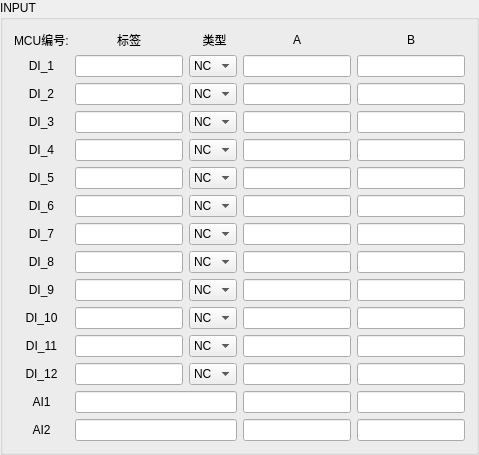
             <widget class="QGroupBox" name="groupBox_8">
              <property name="minimumSize">
               <size>
                <width>300</width>
                <height>0</height>
               </size>
              </property>
              <property name="styleSheet">
               <string notr="true"/>
              </property>
              <property name="title">
               <string>INPUT</string>
              </property>
              <layout class="QGridLayout" name="gridLayout">
               <item row="0" column="0">
                <widget class="QLabel" name="label_17">
                 <property name="maximumSize">
                  <size>
                   <width>16777215</width>
                   <height>30</height>
                  </size>
                 </property>
                 <property name="text">
                  <string>MCU编号:</string>
                 </property>
                 <property name="alignment">
                  <set>Qt::AlignLeading|Qt::AlignLeft|Qt::AlignVCenter</set>
                 </property>
                </widget>
               </item>
               <item row="13" column="3">
                <widget class="QLineEdit" name="A_AI1_lineEdit">
                 <property name="minimumSize">
                  <size>
                   <width>40</width>
                   <height>0</height>
                  </size>
                 </property>
                 <property name="readOnly">
                  <bool>true</bool>
                 </property>
                </widget>
               </item>
               <item row="14" column="3">
                <widget class="QLineEdit" name="A_AI2_lineEdit">
                 <property name="minimumSize">
                  <size>
                   <width>40</width>
                   <height>0</height>
                  </size>
                 </property>
                 <property name="readOnly">
                  <bool>true</bool>
                 </property>
                </widget>
               </item>
               <item row="13" column="0">
                <widget class="QLabel" name="label_65">
                 <property name="text">
                  <string>AI1</string>
                 </property>
                 <property name="alignment">
                  <set>Qt::AlignCenter</set>
                 </property>
                </widget>
               </item>
               <item row="14" column="4">
                <widget class="QLineEdit" name="B_AI2_lineEdit">
                 <property name="readOnly">
                  <bool>true</bool>
                 </property>
                </widget>
               </item>
               <item row="14" column="0">
                <widget class="QLabel" name="label_66">
                 <property name="text">
                  <string>AI2</string>
                 </property>
                 <property name="alignment">
                  <set>Qt::AlignCenter</set>
                 </property>
                </widget>
               </item>
               <item row="13" column="4">
                <widget class="QLineEdit" name="B_AI1_lineEdit">
                 <property name="readOnly">
                  <bool>true</bool>
                 </property>
                </widget>
               </item>
               <item row="9" column="0">
                <widget class="QLabel" name="label_26">
                 <property name="toolTip">
                  <string>&lt;html&gt;&lt;head/&gt;&lt;body&gt;&lt;p&gt;AI1复用&lt;/p&gt;&lt;/body&gt;&lt;/html&gt;</string>
                 </property>
                 <property name="text">
                  <string>DI_9</string>
                 </property>
                 <property name="alignment">
                  <set>Qt::AlignCenter</set>
                 </property>
                </widget>
               </item>
               <item row="7" column="4">
                <widget class="QLineEdit" name="BDI7_lineEdit">
                 <property name="minimumSize">
                  <size>
                   <width>10</width>
                   <height>20</height>
                  </size>
                 </property>
                 <property name="readOnly">
                  <bool>true</bool>
                 </property>
                </widget>
               </item>
               <item row="8" column="4">
                <widget class="QLineEdit" name="BDI8_lineEdit">
                 <property name="minimumSize">
                  <size>
                   <width>10</width>
                   <height>20</height>
                  </size>
                 </property>
                 <property name="readOnly">
                  <bool>true</bool>
                 </property>
                </widget>
               </item>
               <item row="8" column="0">
                <widget class="QLabel" name="label_25">
                 <property name="text">
                  <string>DI_8</string>
                 </property>
                 <property name="alignment">
                  <set>Qt::AlignCenter</set>
                 </property>
                </widget>
               </item>
               <item row="8" column="3">
                <widget class="QLineEdit" name="ADI8_lineEdit">
                 <property name="minimumSize">
                  <size>
                   <width>40</width>
                   <height>20</height>
                  </size>
                 </property>
                 <property name="readOnly">
                  <bool>true</bool>
                 </property>
                </widget>
               </item>
               <item row="0" column="3">
                <widget class="QLabel" name="label_16">
                 <property name="maximumSize">
                  <size>
                   <width>16777215</width>
                   <height>30</height>
                  </size>
                 </property>
                 <property name="text">
                  <string>A</string>
                 </property>
                 <property name="alignment">
                  <set>Qt::AlignCenter</set>
                 </property>
                </widget>
               </item>
               <item row="1" column="0">
                <widget class="QLabel" name="label_18">
                 <property name="text">
                  <string>DI_1</string>
                 </property>
                 <property name="alignment">
                  <set>Qt::AlignCenter</set>
                 </property>
                </widget>
               </item>
               <item row="1" column="3">
                <widget class="QLineEdit" name="ADI1_lineEdit">
                 <property name="minimumSize">
                  <size>
                   <width>40</width>
                   <height>20</height>
                  </size>
                 </property>
                 <property name="readOnly">
                  <bool>true</bool>
                 </property>
                </widget>
               </item>
               <item row="0" column="4">
                <widget class="QLabel" name="label_15">
                 <property name="maximumSize">
                  <size>
                   <width>16777215</width>
                   <height>30</height>
                  </size>
                 </property>
                 <property name="text">
                  <string>B</string>
                 </property>
                 <property name="alignment">
                  <set>Qt::AlignCenter</set>
                 </property>
                </widget>
               </item>
               <item row="2" column="0">
                <widget class="QLabel" name="label_19">
                 <property name="text">
                  <string>DI_2</string>
                 </property>
                 <property name="alignment">
                  <set>Qt::AlignCenter</set>
                 </property>
                </widget>
               </item>
               <item row="1" column="4">
                <widget class="QLineEdit" name="BDI1_lineEdit">
                 <property name="minimumSize">
                  <size>
                   <width>40</width>
                   <height>20</height>
                  </size>
                 </property>
                 <property name="readOnly">
                  <bool>true</bool>
                 </property>
                </widget>
               </item>
               <item row="2" column="4">
                <widget class="QLineEdit" name="BDI2_lineEdit">
                 <property name="minimumSize">
                  <size>
                   <width>10</width>
                   <height>20</height>
                  </size>
                 </property>
                 <property name="readOnly">
                  <bool>true</bool>
                 </property>
                </widget>
               </item>
               <item row="3" column="0">
                <widget class="QLabel" name="label_20">
                 <property name="text">
                  <string>DI_3</string>
                 </property>
                 <property name="alignment">
                  <set>Qt::AlignCenter</set>
                 </property>
                </widget>
               </item>
               <item row="2" column="3">
                <widget class="QLineEdit" name="ADI2_lineEdit">
                 <property name="minimumSize">
                  <size>
                   <width>40</width>
                   <height>20</height>
                  </size>
                 </property>
                 <property name="readOnly">
                  <bool>true</bool>
                 </property>
                </widget>
               </item>
               <item row="4" column="0">
                <widget class="QLabel" name="label_21">
                 <property name="text">
                  <string>DI_4</string>
                 </property>
                 <property name="alignment">
                  <set>Qt::AlignCenter</set>
                 </property>
                </widget>
               </item>
               <item row="3" column="3">
                <widget class="QLineEdit" name="ADI3_lineEdit">
                 <property name="minimumSize">
                  <size>
                   <width>40</width>
                   <height>20</height>
                  </size>
                 </property>
                 <property name="readOnly">
                  <bool>true</bool>
                 </property>
                </widget>
               </item>
               <item row="3" column="4">
                <widget class="QLineEdit" name="BDI3_lineEdit">
                 <property name="minimumSize">
                  <size>
                   <width>10</width>
                   <height>20</height>
                  </size>
                 </property>
                 <property name="readOnly">
                  <bool>true</bool>
                 </property>
                </widget>
               </item>
               <item row="4" column="4">
                <widget class="QLineEdit" name="BDI4_lineEdit">
                 <property name="minimumSize">
                  <size>
                   <width>10</width>
                   <height>20</height>
                  </size>
                 </property>
                 <property name="readOnly">
                  <bool>true</bool>
                 </property>
                </widget>
               </item>
               <item row="5" column="0">
                <widget class="QLabel" name="label_22">
                 <property name="text">
                  <string>DI_5</string>
                 </property>
                 <property name="alignment">
                  <set>Qt::AlignCenter</set>
                 </property>
                </widget>
               </item>
               <item row="5" column="4">
                <widget class="QLineEdit" name="BDI5_lineEdit">
                 <property name="minimumSize">
                  <size>
                   <width>10</width>
                   <height>20</height>
                  </size>
                 </property>
                 <property name="readOnly">
                  <bool>true</bool>
                 </property>
                </widget>
               </item>
               <item row="4" column="3">
                <widget class="QLineEdit" name="ADI4_lineEdit">
                 <property name="minimumSize">
                  <size>
                   <width>40</width>
                   <height>20</height>
                  </size>
                 </property>
                 <property name="readOnly">
                  <bool>true</bool>
                 </property>
                </widget>
               </item>
               <item row="5" column="3">
                <widget class="QLineEdit" name="ADI5_lineEdit">
                 <property name="minimumSize">
                  <size>
                   <width>40</width>
                   <height>20</height>
                  </size>
                 </property>
                 <property name="readOnly">
                  <bool>true</bool>
                 </property>
                </widget>
               </item>
               <item row="6" column="4">
                <widget class="QLineEdit" name="BDI6_lineEdit">
                 <property name="minimumSize">
                  <size>
                   <width>10</width>
                   <height>20</height>
                  </size>
                 </property>
                 <property name="readOnly">
                  <bool>true</bool>
                 </property>
                </widget>
               </item>
               <item row="6" column="0">
                <widget class="QLabel" name="label_23">
                 <property name="text">
                  <string>DI_6</string>
                 </property>
                 <property name="alignment">
                  <set>Qt::AlignCenter</set>
                 </property>
                </widget>
               </item>
               <item row="6" column="3">
                <widget class="QLineEdit" name="ADI6_lineEdit">
                 <property name="minimumSize">
                  <size>
                   <width>40</width>
                   <height>20</height>
                  </size>
                 </property>
                 <property name="readOnly">
                  <bool>true</bool>
                 </property>
                </widget>
               </item>
               <item row="7" column="3">
                <widget class="QLineEdit" name="ADI7_lineEdit">
                 <property name="minimumSize">
                  <size>
                   <width>40</width>
                   <height>20</height>
                  </size>
                 </property>
                 <property name="readOnly">
                  <bool>true</bool>
                 </property>
                </widget>
               </item>
               <item row="7" column="0">
                <widget class="QLabel" name="label_24">
                 <property name="text">
                  <string>DI_7</string>
                 </property>
                 <property name="alignment">
                  <set>Qt::AlignCenter</set>
                 </property>
                </widget>
               </item>
               <item row="9" column="4">
                <widget class="QLineEdit" name="BDI9_lineEdit">
                 <property name="minimumSize">
                  <size>
                   <width>10</width>
                   <height>20</height>
                  </size>
                 </property>
                 <property name="readOnly">
                  <bool>true</bool>
                 </property>
                </widget>
               </item>
               <item row="10" column="0">
                <widget class="QLabel" name="label_27">
                 <property name="toolTip">
                  <string>&lt;html&gt;&lt;head/&gt;&lt;body&gt;&lt;p&gt;AI2复用&lt;/p&gt;&lt;/body&gt;&lt;/html&gt;</string>
                 </property>
                 <property name="text">
                  <string>DI_10</string>
                 </property>
                 <property name="alignment">
                  <set>Qt::AlignCenter</set>
                 </property>
                </widget>
               </item>
               <item row="11" column="3">
                <widget class="QLineEdit" name="ADI11_lineEdit">
                 <property name="minimumSize">
                  <size>
                   <width>40</width>
                   <height>20</height>
                  </size>
                 </property>
                 <property name="readOnly">
                  <bool>true</bool>
                 </property>
                </widget>
               </item>
               <item row="10" column="3">
                <widget class="QLineEdit" name="ADI10_lineEdit">
                 <property name="minimumSize">
                  <size>
                   <width>40</width>
                   <height>20</height>
                  </size>
                 </property>
                 <property name="readOnly">
                  <bool>true</bool>
                 </property>
                </widget>
               </item>
               <item row="9" column="3">
                <widget class="QLineEdit" name="ADI9_lineEdit">
                 <property name="minimumSize">
                  <size>
                   <width>40</width>
                   <height>20</height>
                  </size>
                 </property>
                 <property name="readOnly">
                  <bool>true</bool>
                 </property>
                </widget>
               </item>
               <item row="10" column="4">
                <widget class="QLineEdit" name="BDI10_lineEdit">
                 <property name="minimumSize">
                  <size>
                   <width>10</width>
                   <height>20</height>
                  </size>
                 </property>
                 <property name="readOnly">
                  <bool>true</bool>
                 </property>
                </widget>
               </item>
               <item row="11" column="0">
                <widget class="QLabel" name="label_53">
                 <property name="toolTip">
                  <string>&lt;html&gt;&lt;head/&gt;&lt;body&gt;&lt;p&gt;PI1复用&lt;/p&gt;&lt;/body&gt;&lt;/html&gt;</string>
                 </property>
                 <property name="text">
                  <string>DI_11</string>
                 </property>
                 <property name="alignment">
                  <set>Qt::AlignCenter</set>
                 </property>
                </widget>
               </item>
               <item row="12" column="0">
                <widget class="QLabel" name="label_54">
                 <property name="toolTip">
                  <string>&lt;html&gt;&lt;head/&gt;&lt;body&gt;&lt;p&gt;PI2复用&lt;/p&gt;&lt;/body&gt;&lt;/html&gt;</string>
                 </property>
                 <property name="text">
                  <string>DI_12</string>
                 </property>
                 <property name="alignment">
                  <set>Qt::AlignCenter</set>
                 </property>
                </widget>
               </item>
               <item row="11" column="4">
                <widget class="QLineEdit" name="BDI11_lineEdit">
                 <property name="minimumSize">
                  <size>
                   <width>10</width>
                   <height>20</height>
                  </size>
                 </property>
                 <property name="readOnly">
                  <bool>true</bool>
                 </property>
                </widget>
               </item>
               <item row="12" column="3">
                <widget class="QLineEdit" name="ADI12_lineEdit">
                 <property name="minimumSize">
                  <size>
                   <width>40</width>
                   <height>20</height>
                  </size>
                 </property>
                 <property name="readOnly">
                  <bool>true</bool>
                 </property>
                </widget>
               </item>
               <item row="12" column="4">
                <widget class="QLineEdit" name="BDI12_lineEdit">
                 <property name="minimumSize">
                  <size>
                   <width>10</width>
                   <height>20</height>
                  </size>
                 </property>
                 <property name="readOnly">
                  <bool>true</bool>
                 </property>
                </widget>
               </item>
               <item row="0" column="1">
                <widget class="QLabel" name="label_50">
                 <property name="maximumSize">
                  <size>
                   <width>16777215</width>
                   <height>30</height>
                  </size>
                 </property>
                 <property name="text">
                  <string>标签</string>
                 </property>
                 <property name="alignment">
                  <set>Qt::AlignCenter</set>
                 </property>
                </widget>
               </item>
               <item row="2" column="1">
                <widget class="QLineEdit" name="DI2_label_lineEdit">
                 <property name="minimumSize">
                  <size>
                   <width>40</width>
                   <height>20</height>
                  </size>
                 </property>
                 <property name="tabletTracking">
                  <bool>true</bool>
                 </property>
                 <property name="maxLength">
                  <number>30</number>
                 </property>
                </widget>
               </item>
               <item row="1" column="1">
                <widget class="QLineEdit" name="DI1_label_lineEdit">
                 <property name="minimumSize">
                  <size>
                   <width>40</width>
                   <height>20</height>
                  </size>
                 </property>
                 <property name="tabletTracking">
                  <bool>false</bool>
                 </property>
                 <property name="focusPolicy">
                  <enum>Qt::StrongFocus</enum>
                 </property>
                 <property name="toolTip">
                  <string/>
                 </property>
                 <property name="toolTipDuration">
                  <number>-1</number>
                 </property>
                 <property name="text">
                  <string/>
                 </property>
                 <property name="maxLength">
                  <number>30</number>
                 </property>
                </widget>
               </item>
               <item row="3" column="1">
                <widget class="QLineEdit" name="DI3_label_lineEdit">
                 <property name="minimumSize">
                  <size>
                   <width>40</width>
                   <height>20</height>
                  </size>
                 </property>
                 <property name="maxLength">
                  <number>30</number>
                 </property>
                </widget>
               </item>
               <item row="5" column="1">
                <widget class="QLineEdit" name="DI5_label_lineEdit">
                 <property name="minimumSize">
                  <size>
                   <width>40</width>
                   <height>20</height>
                  </size>
                 </property>
                 <property name="maxLength">
                  <number>30</number>
                 </property>
                </widget>
               </item>
               <item row="7" column="1">
                <widget class="QLineEdit" name="DI7_label_lineEdit">
                 <property name="minimumSize">
                  <size>
                   <width>40</width>
                   <height>20</height>
                  </size>
                 </property>
                 <property name="maxLength">
                  <number>30</number>
                 </property>
                </widget>
               </item>
               <item row="6" column="1">
                <widget class="QLineEdit" name="DI6_label_lineEdit">
                 <property name="minimumSize">
                  <size>
                   <width>40</width>
                   <height>20</height>
                  </size>
                 </property>
                 <property name="maxLength">
                  <number>30</number>
                 </property>
                </widget>
               </item>
               <item row="4" column="1">
                <widget class="QLineEdit" name="DI4_label_lineEdit">
                 <property name="minimumSize">
                  <size>
                   <width>40</width>
                   <height>20</height>
                  </size>
                 </property>
                 <property name="maxLength">
                  <number>30</number>
                 </property>
                </widget>
               </item>
               <item row="11" column="1">
                <widget class="QLineEdit" name="DI11_label_lineEdit">
                 <property name="minimumSize">
                  <size>
                   <width>40</width>
                   <height>20</height>
                  </size>
                 </property>
                 <property name="maxLength">
                  <number>30</number>
                 </property>
                </widget>
               </item>
               <item row="9" column="1">
                <widget class="QLineEdit" name="DI9_label_lineEdit">
                 <property name="minimumSize">
                  <size>
                   <width>40</width>
                   <height>20</height>
                  </size>
                 </property>
                 <property name="maxLength">
                  <number>30</number>
                 </property>
                </widget>
               </item>
               <item row="10" column="1">
                <widget class="QLineEdit" name="DI10_label_lineEdit">
                 <property name="minimumSize">
                  <size>
                   <width>40</width>
                   <height>20</height>
                  </size>
                 </property>
                 <property name="maxLength">
                  <number>30</number>
                 </property>
                </widget>
               </item>
               <item row="8" column="1">
                <widget class="QLineEdit" name="DI8_label_lineEdit">
                 <property name="minimumSize">
                  <size>
                   <width>40</width>
                   <height>20</height>
                  </size>
                 </property>
                 <property name="maxLength">
                  <number>30</number>
                 </property>
                </widget>
               </item>
               <item row="12" column="1">
                <widget class="QLineEdit" name="DI12_label_lineEdit">
                 <property name="minimumSize">
                  <size>
                   <width>40</width>
                   <height>20</height>
                  </size>
                 </property>
                 <property name="maxLength">
                  <number>30</number>
                 </property>
                </widget>
               </item>
               <item row="0" column="2">
                <widget class="QLabel" name="label_59">
                 <property name="text">
                  <string> 类型</string>
                 </property>
                 <property name="alignment">
                  <set>Qt::AlignCenter</set>
                 </property>
                </widget>
               </item>
               <item row="1" column="2">
                <widget class="QComboBox" name="di1_default_comboBox">
                 <item>
                  <property name="text">
                   <string>NC</string>
                  </property>
                 </item>
                 <item>
                  <property name="text">
                   <string>NO</string>
                  </property>
                 </item>
                </widget>
               </item>
               <item row="2" column="2">
                <widget class="QComboBox" name="di2_default_comboBox">
                 <item>
                  <property name="text">
                   <string>NC</string>
                  </property>
                 </item>
                 <item>
                  <property name="text">
                   <string>NO</string>
                  </property>
                 </item>
                </widget>
               </item>
               <item row="3" column="2">
                <widget class="QComboBox" name="di3_default_comboBox">
                 <item>
                  <property name="text">
                   <string>NC</string>
                  </property>
                 </item>
                 <item>
                  <property name="text">
                   <string>NO</string>
                  </property>
                 </item>
                </widget>
               </item>
               <item row="4" column="2">
                <widget class="QComboBox" name="di4_default_comboBox">
                 <item>
                  <property name="text">
                   <string>NC</string>
                  </property>
                 </item>
                 <item>
                  <property name="text">
                   <string>NO</string>
                  </property>
                 </item>
                </widget>
               </item>
               <item row="5" column="2">
                <widget class="QComboBox" name="di5_default_comboBox">
                 <item>
                  <property name="text">
                   <string>NC</string>
                  </property>
                 </item>
                 <item>
                  <property name="text">
                   <string>NO</string>
                  </property>
                 </item>
                </widget>
               </item>
               <item row="6" column="2">
                <widget class="QComboBox" name="di6_default_comboBox">
                 <item>
                  <property name="text">
                   <string>NC</string>
                  </property>
                 </item>
                 <item>
                  <property name="text">
                   <string>NO</string>
                  </property>
                 </item>
                </widget>
               </item>
               <item row="7" column="2">
                <widget class="QComboBox" name="di7_default_comboBox">
                 <item>
                  <property name="text">
                   <string>NC</string>
                  </property>
                 </item>
                 <item>
                  <property name="text">
                   <string>NO</string>
                  </property>
                 </item>
                </widget>
               </item>
               <item row="8" column="2">
                <widget class="QComboBox" name="di8_default_comboBox">
                 <item>
                  <property name="text">
                   <string>NC</string>
                  </property>
                 </item>
                 <item>
                  <property name="text">
                   <string>NO</string>
                  </property>
                 </item>
                </widget>
               </item>
               <item row="9" column="2">
                <widget class="QComboBox" name="di9_default_comboBox">
                 <item>
                  <property name="text">
                   <string>NC</string>
                  </property>
                 </item>
                 <item>
                  <property name="text">
                   <string>NO</string>
                  </property>
                 </item>
                </widget>
               </item>
               <item row="10" column="2">
                <widget class="QComboBox" name="di10_default_comboBox">
                 <item>
                  <property name="text">
                   <string>NC</string>
                  </property>
                 </item>
                 <item>
                  <property name="text">
                   <string>NO</string>
                  </property>
                 </item>
                </widget>
               </item>
               <item row="11" column="2">
                <widget class="QComboBox" name="di11_default_comboBox">
                 <item>
                  <property name="text">
                   <string>NC</string>
                  </property>
                 </item>
                 <item>
                  <property name="text">
                   <string>NO</string>
                  </property>
                 </item>
                </widget>
               </item>
               <item row="12" column="2">
                <widget class="QComboBox" name="di12_default_comboBox">
                 <item>
                  <property name="text">
                   <string>NC</string>
                  </property>
                 </item>
                 <item>
                  <property name="text">
                   <string>NO</string>
                  </property>
                 </item>
                </widget>
               </item>
               <item row="13" column="1" colspan="2">
                <widget class="QLineEdit" name="AI1_LABEL_lineEdit">
                 <property name="maxLength">
                  <number>30</number>
                 </property>
                </widget>
               </item>
               <item row="14" column="1" colspan="2">
                <widget class="QLineEdit" name="AI2_LABEL_lineEdit">
                 <property name="maxLength">
                  <number>30</number>
                 </property>
                </widget>
               </item>
              </layout>
             </widget>
